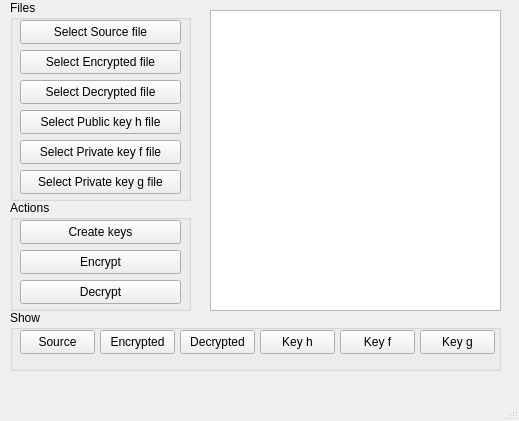
<?xml version="1.0" encoding="UTF-8"?>
<ui version="4.0">
 <class>MainWindow</class>
 <widget class="QMainWindow" name="MainWindow">
  <property name="geometry">
   <rect>
    <x>0</x>
    <y>0</y>
    <width>519</width>
    <height>421</height>
   </rect>
  </property>
  <property name="windowTitle">
   <string>NTRUEncrypt</string>
  </property>
  <widget class="QWidget" name="centralwidget">
   <widget class="QGroupBox" name="groupBox">
    <property name="geometry">
     <rect>
      <x>10</x>
      <y>0</y>
      <width>181</width>
      <height>201</height>
     </rect>
    </property>
    <property name="title">
     <string>Files</string>
    </property>
    <widget class="QPushButton" name="bt_select_source">
     <property name="geometry">
      <rect>
       <x>10</x>
       <y>20</y>
       <width>161</width>
       <height>24</height>
      </rect>
     </property>
     <property name="text">
      <string>Select Source file</string>
     </property>
    </widget>
    <widget class="QPushButton" name="bt_select_encrypted">
     <property name="geometry">
      <rect>
       <x>10</x>
       <y>50</y>
       <width>161</width>
       <height>24</height>
      </rect>
     </property>
     <property name="text">
      <string>Select Encrypted file</string>
     </property>
    </widget>
    <widget class="QPushButton" name="bt_select_key_h">
     <property name="geometry">
      <rect>
       <x>10</x>
       <y>110</y>
       <width>161</width>
       <height>24</height>
      </rect>
     </property>
     <property name="text">
      <string>Select Public key h file</string>
     </property>
    </widget>
    <widget class="QPushButton" name="bt_select_key_f">
     <property name="geometry">
      <rect>
       <x>10</x>
       <y>140</y>
       <width>161</width>
       <height>24</height>
      </rect>
     </property>
     <property name="text">
      <string>Select Private key f file</string>
     </property>
    </widget>
    <widget class="QPushButton" name="bt_select_key_g">
     <property name="geometry">
      <rect>
       <x>10</x>
       <y>170</y>
       <width>161</width>
       <height>24</height>
      </rect>
     </property>
     <property name="text">
      <string>Select Private key g file</string>
     </property>
    </widget>
    <widget class="QPushButton" name="bt_select_decrypted">
     <property name="geometry">
      <rect>
       <x>10</x>
       <y>80</y>
       <width>161</width>
       <height>24</height>
      </rect>
     </property>
     <property name="text">
      <string>Select Decrypted file</string>
     </property>
    </widget>
   </widget>
   <widget class="QGroupBox" name="groupBox_2">
    <property name="geometry">
     <rect>
      <x>10</x>
      <y>200</y>
      <width>181</width>
      <height>111</height>
     </rect>
    </property>
    <property name="title">
     <string>Actions</string>
    </property>
    <widget class="QPushButton" name="bt_create_keys">
     <property name="geometry">
      <rect>
       <x>10</x>
       <y>20</y>
       <width>161</width>
       <height>24</height>
      </rect>
     </property>
     <property name="text">
      <string>Create keys</string>
     </property>
    </widget>
    <widget class="QPushButton" name="bt_encrypt">
     <property name="geometry">
      <rect>
       <x>10</x>
       <y>50</y>
       <width>161</width>
       <height>24</height>
      </rect>
     </property>
     <property name="text">
      <string>Encrypt</string>
     </property>
    </widget>
    <widget class="QPushButton" name="bt_decrypt">
     <property name="geometry">
      <rect>
       <x>10</x>
       <y>80</y>
       <width>161</width>
       <height>24</height>
      </rect>
     </property>
     <property name="text">
      <string>Decrypt</string>
     </property>
    </widget>
   </widget>
   <widget class="QPlainTextEdit" name="plainTextEdit">
    <property name="geometry">
     <rect>
      <x>210</x>
      <y>10</y>
      <width>291</width>
      <height>301</height>
     </rect>
    </property>
   </widget>
   <widget class="QGroupBox" name="groupBox_3">
    <property name="geometry">
     <rect>
      <x>10</x>
      <y>310</y>
      <width>491</width>
      <height>61</height>
     </rect>
    </property>
    <property name="title">
     <string>Show</string>
    </property>
    <widget class="QPushButton" name="bt_show_source">
     <property name="geometry">
      <rect>
       <x>10</x>
       <y>20</y>
       <width>75</width>
       <height>24</height>
      </rect>
     </property>
     <property name="text">
      <string>Source</string>
     </property>
    </widget>
    <widget class="QPushButton" name="bt_show_encrypted">
     <property name="geometry">
      <rect>
       <x>90</x>
       <y>20</y>
       <width>75</width>
       <height>24</height>
      </rect>
     </property>
     <property name="text">
      <string>Encrypted</string>
     </property>
    </widget>
    <widget class="QPushButton" name="bt_show_key_h">
     <property name="geometry">
      <rect>
       <x>250</x>
       <y>20</y>
       <width>75</width>
       <height>24</height>
      </rect>
     </property>
     <property name="text">
      <string>Key h</string>
     </property>
    </widget>
    <widget class="QPushButton" name="bt_show_key_f">
     <property name="geometry">
      <rect>
       <x>330</x>
       <y>20</y>
       <width>75</width>
       <height>24</height>
      </rect>
     </property>
     <property name="text">
      <string>Key f</string>
     </property>
    </widget>
    <widget class="QPushButton" name="bt_show_key_g">
     <property name="geometry">
      <rect>
       <x>410</x>
       <y>20</y>
       <width>75</width>
       <height>24</height>
      </rect>
     </property>
     <property name="text">
      <string>Key g</string>
     </property>
    </widget>
    <widget class="QPushButton" name="bt_show_decrypted">
     <property name="geometry">
      <rect>
       <x>170</x>
       <y>20</y>
       <width>75</width>
       <height>24</height>
      </rect>
     </property>
     <property name="text">
      <string>Decrypted</string>
     </property>
    </widget>
   </widget>
  </widget>
  <widget class="QMenuBar" name="menubar">
   <property name="geometry">
    <rect>
     <x>0</x>
     <y>0</y>
     <width>519</width>
     <height>22</height>
    </rect>
   </property>
  </widget>
  <widget class="QStatusBar" name="statusbar"/>
 </widget>
 <resources/>
 <connections/>
</ui>
